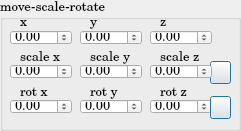
       <widget class="QGroupBox" name="groupBox_2">
        <property name="geometry">
         <rect>
          <x>10</x>
          <y>290</y>
          <width>241</width>
          <height>131</height>
         </rect>
        </property>
        <property name="font">
         <font>
          <family>Century Schoolbook L</family>
          <pointsize>10</pointsize>
         </font>
        </property>
        <property name="title">
         <string>move-scale-rotate</string>
        </property>
        <widget class="QLabel" name="label_10">
         <property name="geometry">
          <rect>
           <x>90</x>
           <y>85</y>
           <width>41</width>
           <height>16</height>
          </rect>
         </property>
         <property name="text">
          <string>rot y</string>
         </property>
        </widget>
        <widget class="QDoubleSpinBox" name="rotatex">
         <property name="geometry">
          <rect>
           <x>10</x>
           <y>99</y>
           <width>62</width>
           <height>15</height>
          </rect>
         </property>
         <property name="font">
          <font>
           <family>Century Schoolbook L</family>
           <pointsize>10</pointsize>
          </font>
         </property>
         <property name="decimals">
          <number>2</number>
         </property>
         <property name="minimum">
          <double>-10000.000000000000000</double>
         </property>
         <property name="maximum">
          <double>10000.000000000000000</double>
         </property>
        </widget>
        <widget class="QLabel" name="label_8">
         <property name="geometry">
          <rect>
           <x>160</x>
           <y>50</y>
           <width>41</width>
           <height>16</height>
          </rect>
         </property>
         <property name="text">
          <string>scale z</string>
         </property>
        </widget>
        <widget class="QLabel" name="label_4">
         <property name="geometry">
          <rect>
           <x>90</x>
           <y>15</y>
           <width>16</width>
           <height>16</height>
          </rect>
         </property>
         <property name="text">
          <string>y</string>
         </property>
        </widget>
        <widget class="QDoubleSpinBox" name="poswy">
         <property name="geometry">
          <rect>
           <x>80</x>
           <y>30</y>
           <width>62</width>
           <height>15</height>
          </rect>
         </property>
         <property name="font">
          <font>
           <family>Century Schoolbook L</family>
           <pointsize>10</pointsize>
          </font>
         </property>
         <property name="decimals">
          <number>2</number>
         </property>
         <property name="minimum">
          <double>-10000.000000000000000</double>
         </property>
         <property name="maximum">
          <double>10000.000000000000000</double>
         </property>
        </widget>
        <widget class="QDoubleSpinBox" name="scalex">
         <property name="geometry">
          <rect>
           <x>10</x>
           <y>64</y>
           <width>62</width>
           <height>15</height>
          </rect>
         </property>
         <property name="font">
          <font>
           <family>Century Schoolbook L</family>
           <pointsize>10</pointsize>
          </font>
         </property>
         <property name="decimals">
          <number>2</number>
         </property>
         <property name="minimum">
          <double>-10000.000000000000000</double>
         </property>
         <property name="maximum">
          <double>10000.000000000000000</double>
         </property>
         <property name="value">
          <double>0.000000000000000</double>
         </property>
        </widget>
        <widget class="QDoubleSpinBox" name="rotatez">
         <property name="geometry">
          <rect>
           <x>150</x>
           <y>99</y>
           <width>62</width>
           <height>15</height>
          </rect>
         </property>
         <property name="font">
          <font>
           <family>Century Schoolbook L</family>
           <pointsize>10</pointsize>
          </font>
         </property>
         <property name="decimals">
          <number>2</number>
         </property>
         <property name="minimum">
          <double>-10000.000000000000000</double>
         </property>
         <property name="maximum">
          <double>10000.000000000000000</double>
         </property>
        </widget>
        <widget class="QDoubleSpinBox" name="rotatey">
         <property name="geometry">
          <rect>
           <x>80</x>
           <y>99</y>
           <width>62</width>
           <height>15</height>
          </rect>
         </property>
         <property name="font">
          <font>
           <family>Century Schoolbook L</family>
           <pointsize>10</pointsize>
          </font>
         </property>
         <property name="decimals">
          <number>2</number>
         </property>
         <property name="minimum">
          <double>-10000.000000000000000</double>
         </property>
         <property name="maximum">
          <double>10000.000000000000000</double>
         </property>
        </widget>
        <widget class="QLabel" name="label_9">
         <property name="geometry">
          <rect>
           <x>20</x>
           <y>85</y>
           <width>41</width>
           <height>16</height>
          </rect>
         </property>
         <property name="text">
          <string>rot x</string>
         </property>
        </widget>
        <widget class="QPushButton" name="applyscale">
         <property name="geometry">
          <rect>
           <x>210</x>
           <y>61</y>
           <width>21</width>
           <height>23</height>
          </rect>
         </property>
         <property name="toolTip">
          <string>Apply scale</string>
         </property>
         <property name="text">
          <string/>
         </property>
         <property name="icon">
          <iconset resource="../resources/mainresource.qrc">
           <normaloff>:/mainres/images/add.png</normaloff>:/mainres/images/add.png</iconset>
         </property>
         <property name="default">
          <bool>true</bool>
         </property>
         <property name="flat">
          <bool>false</bool>
         </property>
        </widget>
        <widget class="QDoubleSpinBox" name="poswz">
         <property name="geometry">
          <rect>
           <x>150</x>
           <y>30</y>
           <width>62</width>
           <height>15</height>
          </rect>
         </property>
         <property name="font">
          <font>
           <family>Century Schoolbook L</family>
           <pointsize>10</pointsize>
          </font>
         </property>
         <property name="decimals">
          <number>2</number>
         </property>
         <property name="minimum">
          <double>-10000.000000000000000</double>
         </property>
         <property name="maximum">
          <double>10000.000000000000000</double>
         </property>
        </widget>
        <widget class="QLabel" name="label_6">
         <property name="geometry">
          <rect>
           <x>90</x>
           <y>50</y>
           <width>41</width>
           <height>16</height>
          </rect>
         </property>
         <property name="text">
          <string>scale y</string>
         </property>
        </widget>
        <widget class="QLabel" name="label_7">
         <property name="geometry">
          <rect>
           <x>20</x>
           <y>50</y>
           <width>41</width>
           <height>16</height>
          </rect>
         </property>
         <property name="text">
          <string>scale x</string>
         </property>
        </widget>
        <widget class="QPushButton" name="applyrotate">
         <property name="geometry">
          <rect>
           <x>210</x>
           <y>96</y>
           <width>21</width>
           <height>23</height>
          </rect>
         </property>
         <property name="toolTip">
          <string>Apply rotate</string>
         </property>
         <property name="text">
          <string/>
         </property>
         <property name="icon">
          <iconset resource="../resources/mainresource.qrc">
           <normaloff>:/mainres/images/add.png</normaloff>:/mainres/images/add.png</iconset>
         </property>
         <property name="default">
          <bool>true</bool>
         </property>
         <property name="flat">
          <bool>false</bool>
         </property>
        </widget>
        <widget class="QDoubleSpinBox" name="poswx">
         <property name="geometry">
          <rect>
           <x>10</x>
           <y>30</y>
           <width>62</width>
           <height>15</height>
          </rect>
         </property>
         <property name="font">
          <font>
           <family>Century Schoolbook L</family>
           <pointsize>10</pointsize>
          </font>
         </property>
         <property name="decimals">
          <number>2</number>
         </property>
         <property name="minimum">
          <double>-10000.000000000000000</double>
         </property>
         <property name="maximum">
          <double>10000.000000000000000</double>
         </property>
        </widget>
        <widget class="QLabel" name="label_5">
         <property name="geometry">
          <rect>
           <x>160</x>
           <y>15</y>
           <width>16</width>
           <height>16</height>
          </rect>
         </property>
         <property name="text">
          <string>z</string>
         </property>
        </widget>
        <widget class="QDoubleSpinBox" name="scaley">
         <property name="geometry">
          <rect>
           <x>80</x>
           <y>64</y>
           <width>62</width>
           <height>15</height>
          </rect>
         </property>
         <property name="font">
          <font>
           <family>Century Schoolbook L</family>
           <pointsize>10</pointsize>
          </font>
         </property>
         <property name="decimals">
          <number>2</number>
         </property>
         <property name="minimum">
          <double>-10000.000000000000000</double>
         </property>
         <property name="maximum">
          <double>10000.000000000000000</double>
         </property>
         <property name="value">
          <double>0.000000000000000</double>
         </property>
        </widget>
        <widget class="QLabel" name="label_11">
         <property name="geometry">
          <rect>
           <x>160</x>
           <y>85</y>
           <width>41</width>
           <height>16</height>
          </rect>
         </property>
         <property name="text">
          <string>rot z</string>
         </property>
        </widget>
        <widget class="QLabel" name="label_3">
         <property name="geometry">
          <rect>
           <x>20</x>
           <y>15</y>
           <width>16</width>
           <height>16</height>
          </rect>
         </property>
         <property name="text">
          <string>x</string>
         </property>
        </widget>
        <widget class="QDoubleSpinBox" name="scalez">
         <property name="geometry">
          <rect>
           <x>150</x>
           <y>64</y>
           <width>62</width>
           <height>15</height>
          </rect>
         </property>
         <property name="font">
          <font>
           <family>Century Schoolbook L</family>
           <pointsize>10</pointsize>
          </font>
         </property>
         <property name="decimals">
          <number>2</number>
         </property>
         <property name="minimum">
          <double>-10000.000000000000000</double>
         </property>
         <property name="maximum">
          <double>10000.000000000000000</double>
         </property>
         <property name="value">
          <double>0.000000000000000</double>
         </property>
        </widget>
       </widget>
